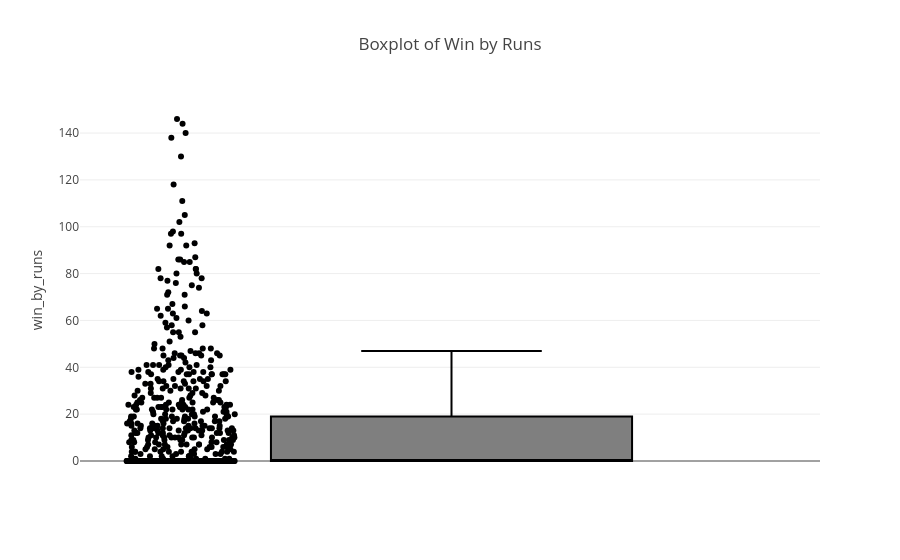

Here is the notebook cell this chart was saved with:
### Code cell
fig1 = px.box(df, y="win_by_runs", title="Boxplot of Win by Runs", points="all")
fig1.show()

### Figure 1 — Plotly figure (JSON) as saved in the notebook; plotly's stock layout.template omitted (floating-point values rounded to 4 significant figures; data arrays with more than 128 entries replaced by an {"elided": "..."} marker saying what was removed)
{"data": [{"alignmentgroup": "True", "boxpoints": "all", "hovertemplate": "win_by_runs=%{y}<extra></extra>", "legendgroup": "", "marker": {"color": "#000001"}, "name": "", "notched": false, "offsetgroup": "", "orientation": "v", "showlegend": false, "type": "box", "x0": " ", "xaxis": "x", "y": {"elided": "756 int values"}, "y0": " ", "yaxis": "y"}], "layout": {"boxmode": "group", "legend": {"tracegroupgap": 0}, "title": {"text": "Boxplot of Win by Runs"}, "xaxis": {"anchor": "y", "domain": [0, 1]}, "yaxis": {"anchor": "x", "domain": [0, 1], "title": {"text": "win_by_runs"}}}}
